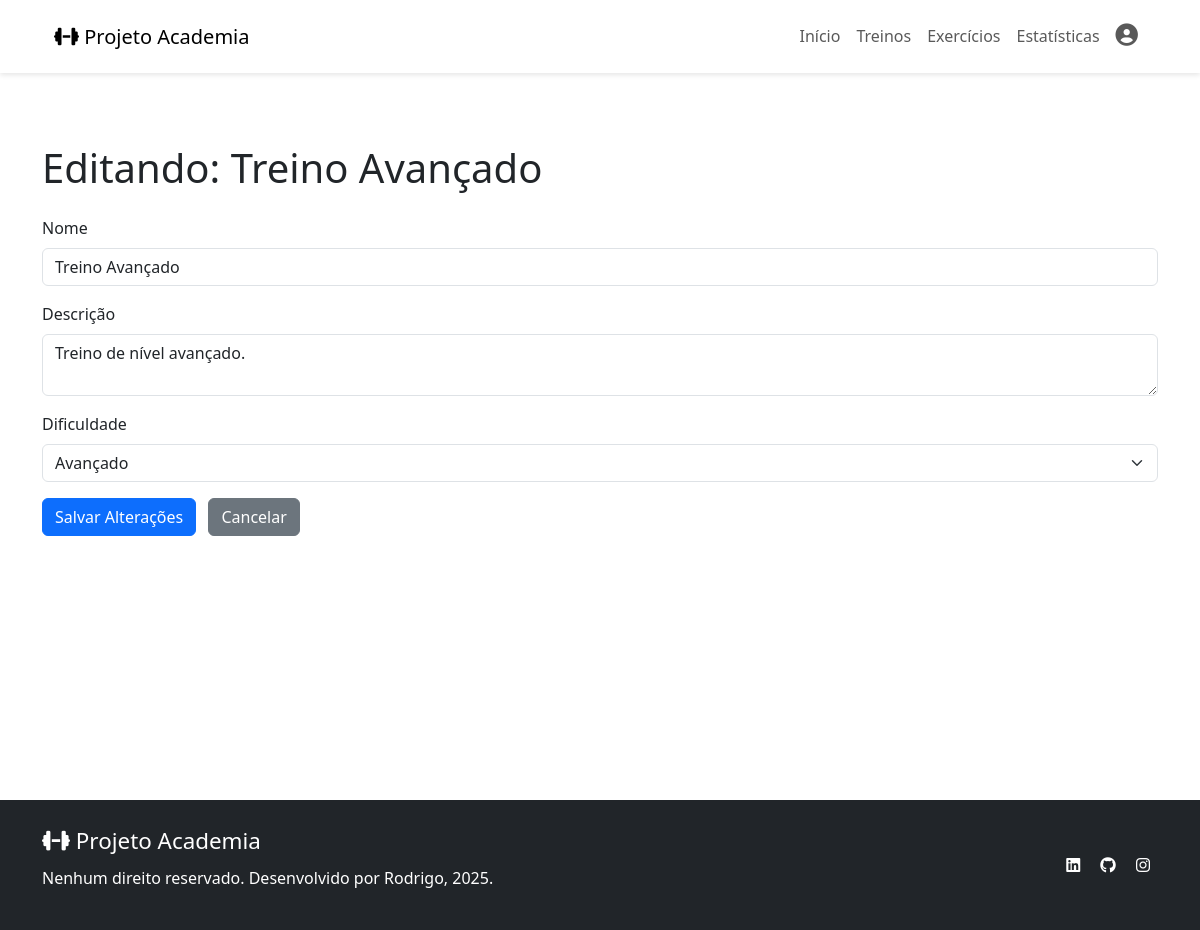
Page /treinos/1/editar/ (signed in) on the committed database.
### app_academia/models.py (models this page shows, shortened)
class TrainingPlan(models.Model):
    class Meta:
        verbose_name = 'Plano de treino'
        verbose_name_plural = 'Planos de treino'
    name = models.CharField(max_length=100)
    description = models.TextField(blank=True)
    difficulty = models.CharField(
        max_length=20,
        choices=[('beginner', 'Iniciante'),
                 ('intermediate', 'Intermediário'),
                 ('advanced', 'Avançado')]
    )
    days_count = models.PositiveSmallIntegerField(default=1)
    days = models.ManyToManyField(
        WorkoutDay,
        through='PlanDay',
        related_name='training_plans'
    )
    is_template = models.BooleanField(default=True)
    owner = models.ForeignKey(
        User,
        on_delete=models.SET_NULL,
        null=True,
        blank=True
    )  # null para templates globais

### app_academia/views.py (the view)
# urls.py: path('treinos/<int:plano_id>/editar/', editar_plano, name='editar_plano'),
@login_required
def editar_plano(request, plano_id):
    plano = get_object_or_404(TrainingPlan, id=plano_id, owner=request.user)
    if request.method == 'POST':
        plano.name = request.POST.get('nome')
        plano.description = request.POST.get('descricao')
        plano.difficulty = request.POST.get('dificuldade')
        plano.save()
        return redirect('treinos')
    return render(request, 'editar_plano.html', {'plano': plano})

### app_academia/templates/editar_plano.html (shortened to what this page needs)
{% extends 'index2.html' %}
{% load static %}
{% block content %}
<section class="min-vh-100 py-5">
    <div class="container mt-lg-5">
        <h1 class="pt-5 pb-3">Editando: {{ plano.name }}</h1>
        <form method="post">
            <div class="mb-3">
                <label class="form-label">Nome</label>
                <input type="text" class="form-control" name="nome" value="{{ plano.name }}" required>
            </div>
            <div class="mb-3">
            <label class="form-label">Descrição</label>
            <textarea class="form-control" name="descricao">{{ plano.description }}</textarea>
        </div>
        <div class="mb-3">
            <label class="form-label">Dificuldade</label>
            <select class="form-select" name="dificuldade" required>
                <option value="advanced" {% if plano.difficulty == 'advanced' %}selected{% endif %}>Avançado</option>
            </select>
        </div>
        <button type="submit" class="btn btn-primary">Salvar Alterações</button>
        <a href="{% url 'treinos' %}" class="btn btn-secondary ms-2">Cancelar</a>
    </form>
</div>
</section>
{% endblock %}

### app_academia/static/css/index2.css (style rules this page uses)
* { margin: 0; padding: 0; box-sizing: border-box; }
a { text-decoration: none; }

### rows in the picture
TrainingPlan: name "Treino Avançado", nome "Treino Avançado", descricao "Treino de nível avançado.", dificuldade "Avançado"
